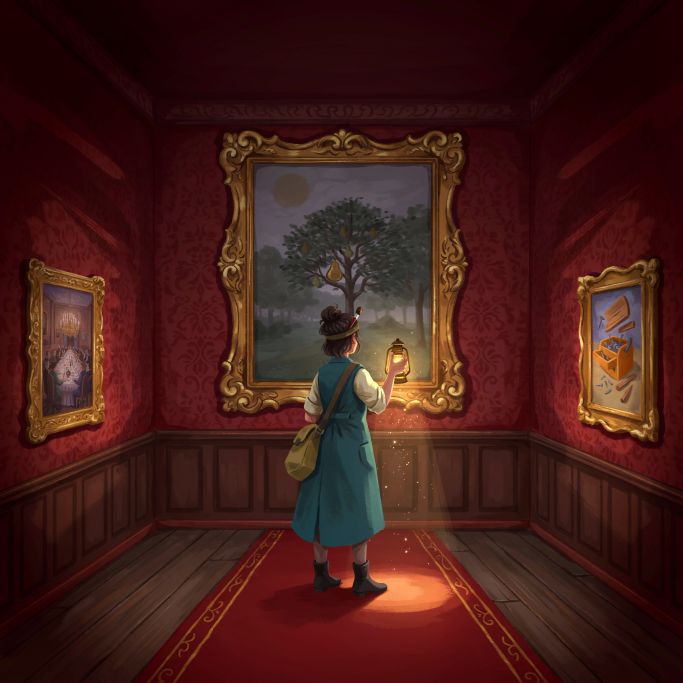
#> input picture asset-sources/references/cover/gallery-v1.png, 2048 x 2048 px (shown at 1/3 size); its folder holds only this picture in this run
$ python prepare-covers.py
#> lines starting #> are read from the running program, lines starting #| are printed output that depends on the picture
#> in main, source is the input picture: PIL image 2048x2048 RGB; mean R, G, B 67.7, 28.7, 24.1
"""itch.io cover candidates from the DreamLayer cover references (release v1).

Each 2048 x 2048 reference (asset-sources/references/cover/<name>-v1.png) is
cropped to itch's 630:500 cover ratio and titled locally in the game's bundled
Fredoka (the generated art has no lettering): a gold letter-spaced kicker and
the cream title with the title screen's dark shadow, over a soft darkening for
legibility. Writes docs/release/cover/cover-<letter>.png at 630 x 500 and
cover-<letter>@2x.png at 1260 x 1000. 0 credits.
Run: python scripts/prepare-covers.py
"""
from pathlib import Path

from PIL import Image, ImageDraw, ImageEnhance, ImageFilter, ImageFont

ROOT = Path(__file__).resolve().parents[1]
SOURCE = ROOT / 'asset-sources' / 'references' / 'cover'
OUT = ROOT / 'docs' / 'release' / 'cover'
FONT = ROOT / 'node_modules' / '@fontsource-variable' / 'fredoka' / 'files' / 'fredoka-latin-wght-normal.woff2'
CREAM, GOLD, INK = (255, 241, 216), (242, 196, 109), (26, 16, 22)
W, H = 1260, 1000  # @2x of itch's 630 x 500

# name, letter, framing, title anchor, lines, title width share, title top (top anchors).
# Framing: a crop top in source pixels (full width), or 'fit' for the whole
# picture over a blurred, darkened extension of itself at the sides.
COVERS = [
    ('gallery', 'a', 170, 'top', ['Night at the Museum'], 0.86, 54),
    ('leap', 'b', 290, 'top', ['Night at the Museum'], 0.86, 54),
    ('restore', 'c', 330, 'bottom-right', ['Night at', 'the Museum'], 0.5, 54),
    ('alive', 'd', 'fit', 'top', ['Night at the Museum'], 0.54, 22),
    ('portrait', 'e', 0, 'top-left', ['Night at', 'the Museum'], 0.27, 40),
    ('moonlit', 'f', 'fit', 'top', ['Night at the Museum'], 0.8, 300),
]


def font(size: int, weight: int) -> ImageFont.FreeTypeFont:
    f = ImageFont.truetype(str(FONT), size)
    f.set_variation_by_axes([weight])
    return f


def frame(source: Image.Image, framing) -> Image.Image:
    """The art at W x H: cropped to the cover ratio, or fitted whole with soft extended sides."""
#> called with framing = 170
    if framing == 'fit':
        art = source.resize((round(source.width * H / source.height), H), Image.LANCZOS)
        back = source.resize((W, round(source.height * W / source.width)), Image.LANCZOS)
        top = (back.height - H) // 2
        back = ImageEnhance.Brightness(back.crop((0, top, W, top + H)).filter(ImageFilter.GaussianBlur(36))).enhance(0.5)
        mask = Image.new('L', art.size, 255); draw = ImageDraw.Draw(mask); edge = 70
        for i in range(edge):
            draw.line([(i, 0), (i, H)], fill=int(255 * i / edge)); draw.line([(art.width - 1 - i, 0), (art.width - 1 - i, H)], fill=int(255 * i / edge))
        back.paste(art, ((W - art.width) // 2, 0), mask)
        return back
    if source.width / source.height > W / H:  # wider than the cover: keep the left of it
        return source.crop((0, 0, round(source.height * W / H), source.height)).resize((W, H), Image.LANCZOS)
    height = round(source.width * H / W)
#> height = 1625
    top = min(framing, source.height - height)
#> top = 170
    return source.crop((0, top, source.width, top + height)).resize((W, H), Image.LANCZOS)
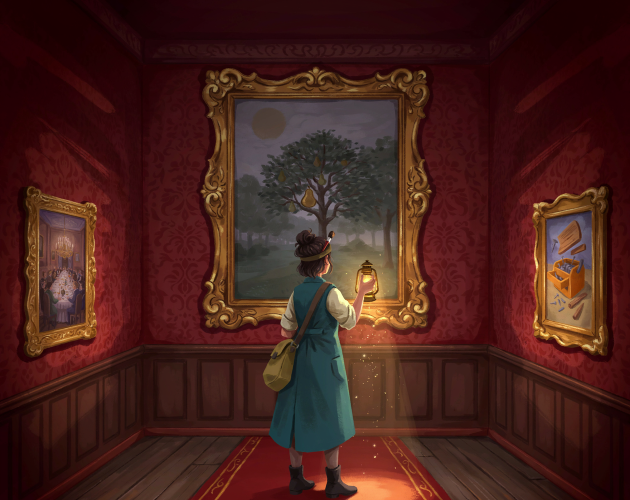
#> returned value: PIL image 1260x1000 RGB (shown at 1/2 size); mean R, G, B 70.7, 32.8, 27.2


def shade(image: Image.Image, anchor: str, top: int) -> Image.Image:
    """A soft dark wash behind the title so it reads on any art."""
#> called with anchor = 'top', top = 54
    mask = Image.new('L', image.size, 0)
#> mask: PIL image 1260x1000 L; every value is 0
    draw = ImageDraw.Draw(mask)
    if anchor == 'top':
        band = H * 0.42
        for y in range(H):
            d = max(0.0, y - top) if y > top else 0.0
            value = int(205 * max(0.0, 1 - d / band) ** 1.6) if y >= max(0, top - 60) else int(205 * max(0, y - (top - 260)) / 200) if top > 100 else 0
            draw.line([(0, y), (W, y)], fill=max(0, min(205, value)))
    else:
        cx = W * (0.0 if anchor == 'top-left' else 1.0)
        cy = H * (0.05 if anchor.startswith('top') else 0.95)
        layer = Image.new('L', image.size, 0)
        ImageDraw.Draw(layer).ellipse([cx - W * 0.62, cy - H * 0.5, cx + W * 0.62, cy + H * 0.5], fill=215)
        mask = layer.filter(ImageFilter.GaussianBlur(110))
    dark = Image.new('RGB', image.size, INK)
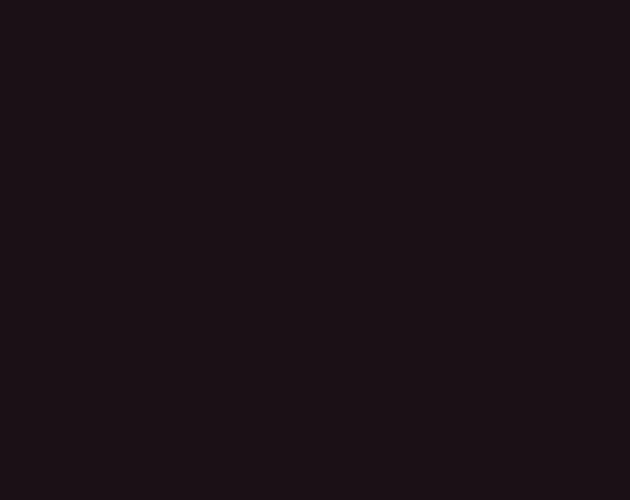
#> dark: PIL image 1260x1000 RGB (shown at 1/2 size); mean R, G, B 26, 16, 22
    return Image.composite(dark, image, mask)


def title(image: Image.Image, anchor: str, lines: list[str], share: float, top: int) -> Image.Image:
    kicker_font = font(30, 600)
    # The largest size up to the design size whose longest line fits the cover's width.
    size = 118 if len(lines) == 1 else 132
    while max(font(size, 700).getlength(line) for line in lines) > W * share:
        size -= 2
    title_font = font(size, 700)
    kicker = 'THE GARDEN BEFORE DAWN'
    spacing = 9  # letter spacing for the kicker, like the title screen's .32em
    kicker_width = sum(kicker_font.getlength(c) + spacing for c in kicker) - spacing
    line_height = int(title_font.size * 0.95)
    widths = [title_font.getlength(line) for line in lines]
    block_width = max(widths + [kicker_width])
    margin = 64
    right = anchor.endswith('right')
    x = (W - block_width) / 2 if anchor == 'top' else margin if anchor == 'top-left' else W - margin - block_width
    y = top if anchor.startswith('top') else H - 52 - (52 + (len(lines) - 1) * line_height + int(title_font.size * 1.05))

    def place(draw: ImageDraw.ImageDraw, offset=(0, 0), fill=CREAM, kicker_fill=GOLD):
        kx = x if anchor != 'top' else (W - kicker_width) / 2
        if right:
            kx = W - margin - kicker_width
        for c in kicker:
            draw.text((kx + offset[0], y + offset[1]), c, font=kicker_font, fill=kicker_fill)
            kx += kicker_font.getlength(c) + spacing
        for i, line in enumerate(lines):
            lx = x if anchor == 'top-left' else (W - widths[i]) / 2 if anchor == 'top' else W - margin - widths[i]  # right-aligned
            draw.text((lx + offset[0], y + 52 + i * line_height + offset[1]), line, font=title_font, fill=fill)

    shadow = Image.new('RGBA', image.size, (0, 0, 0, 0))
    place(ImageDraw.Draw(shadow), (0, 6), fill=INK + (235,), kicker_fill=INK + (200,))
    glow = shadow.filter(ImageFilter.GaussianBlur(18))
    hard = Image.new('RGBA', image.size, (0, 0, 0, 0))
    place(ImageDraw.Draw(hard), (0, 5), fill=(122, 82, 46, 255), kicker_fill=(0, 0, 0, 0))
    out = Image.alpha_composite(image.convert('RGBA'), glow)
    out = Image.alpha_composite(out, glow)
    out = Image.alpha_composite(out, hard)
    place(ImageDraw.Draw(out))
    return out.convert('RGB')


def main() -> None:
    OUT.mkdir(parents=True, exist_ok=True)
    for name, letter, framing, anchor, lines, share, top in COVERS:
        source = Image.open(SOURCE / f'{name}-v1.png').convert('RGB')
        cover = title(shade(frame(source, framing), anchor, top), anchor, lines, share, top)
        cover.save(OUT / f'cover-{letter}@2x.png', optimize=True)
        cover.resize((630, 500), Image.LANCZOS).save(OUT / f'cover-{letter}.png', optimize=True)
        print(f'cover-{letter}: {name}, framing {framing}, title {anchor}')


if __name__ == '__main__':
#> (the run stopped early here; a loop or call above may not have finished)
